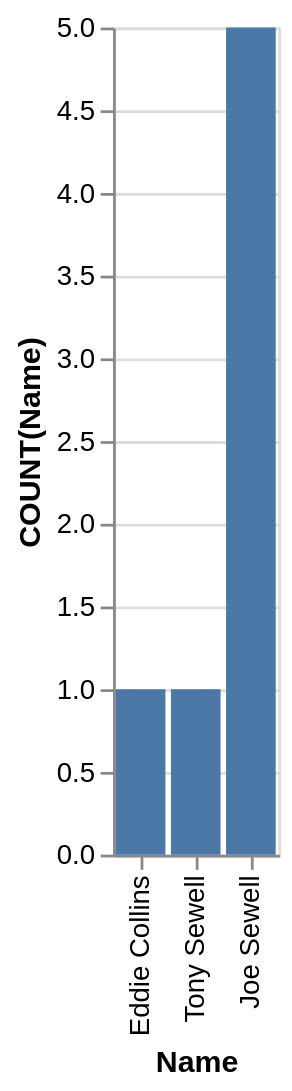

Here is the Vega-Lite specification saved for this chart:
### Vega-Lite specification from a JSON file in a GitHub repository (floating-point values rounded to 4 significant figures)
{"data": {"values": [{"x_data": "Eddie Collins", "y_data": 1}, {"x_data": "Tony Sewell", "y_data": 1}, {"x_data": "Joe Sewell", "y_data": 5}]}, "mark": "bar", "encoding": {"x": {"field": "x_data", "type": "nominal", "title": "Name", "sort": {"op": "sum", "field": "y_data", "order": "ascending"}}, "y": {"field": "y_data", "type": "quantitative", "title": "COUNT(Name)"}}}
